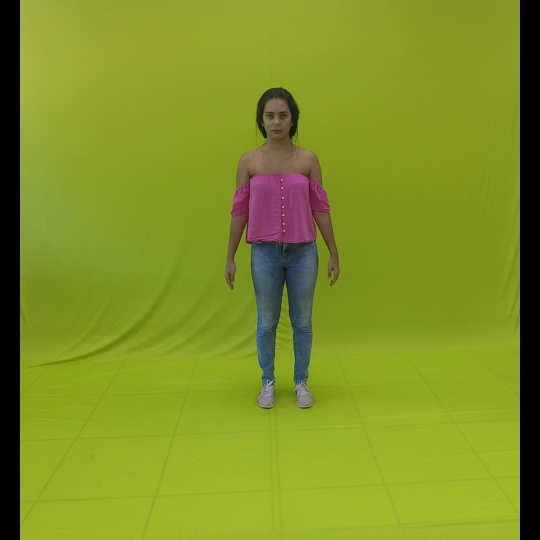
#> input picture model-deformation-render/tex/GOPR95340000000000.png, 1080 x 1080 px, found by its file name (shown at 1/2 size)
$ python draw.py
#> lines starting #> are read from the running program, lines starting #| are printed output that depends on the picture
import numpy as np
import cv2
import pdb

def draw_texture_line (c_ori,c_end,l,A,input_image,output_image):
    if c_ori > c_end:
        tp = c_ori
        c_ori = c_end
        c_end = tp


    for x in range(int(c_ori),int(c_end + 0.5)+1):
        if x > 0 and x < output_image.shape[1]:
              my_point = (A.dot(np.array([l,x,1.0]).T)).astype(int)
              if my_point[0] > 0 and my_point[0] < input_image.shape[0] and my_point[1] > 0 and my_point[1] < input_image.shape[1]:
                  output_image[l,x,:] = input_image[my_point[0],my_point[1],:]

def draw_triangle(tri,A,input_image,output_image):

    my_tri = tri.reshape((3,2))
    # sort points by y
    for i in range(3):
        v = np.copy(my_tri[i,:])
        id = i
        for j in range(i,3):
             if  my_tri[j,0] < v[0]:
                 v = np.copy(my_tri[j,:])
                 id  = j
        my_tri[id,:] = my_tri[i,:]
        my_tri[i,:] = v


    c_ori = my_tri[0,1]
    c_end = my_tri[0,1]

    # test colinear vertices

    if int(my_tri[0,0]) == int(my_tri[1,0]):
         c_end = my_tri[1,1]

    # no problem if coef is inf
    with np.errstate(all='ignore'):
        d0 = (my_tri[1,1] - my_tri[0,1])/(my_tri[1,0] - my_tri[0,0])
        d1 = (my_tri[2,1] - my_tri[0,1])/(my_tri[2,0] - my_tri[0,0])
        d2 = (my_tri[2,1] - my_tri[1,1])/(my_tri[2,0] - my_tri[1,0])

    for l in range(0,int(my_tri[2,0] + 1 - my_tri[0,0] + 0.5)):
        my_line = int(my_tri[0,0] + l)

        #if l == 14:
        #   pdb.set_trace()

        if my_line > 0 and my_line < output_image.shape[0]:
            #if abs(c_end - c_ori) > 100:
            #    pdb.set_trace()
            draw_texture_line (c_ori,c_end,my_line,A,input_image,output_image)


        if (my_tri[0,0] + l + 1) < my_tri[1,0] :
            c_ori = c_ori + d1
            c_end = c_end + d0

        elif (my_tri[0,0] + l) < my_tri[1,0]:
            c_ori = c_ori + d1
            c_end = my_tri[1,1]
        elif (my_tri[0,0] + l + 1) < my_tri[2,0]:
            c_ori = c_ori + d1
            c_end = c_end + d2
        elif int(my_tri[2,0]) == int(my_tri[1,0]):
            c_ori = my_tri[2,1]
            c_end = my_tri[1,1]


def warp_tri(tri1,tri2,input_image,output_image):
    A = cv2.getAffineTransform(tri2, tri1)
    #print A
    draw_triangle(tri2,A,input_image,output_image)


def test():

    input_image = cv2.imread("GOPR95340000000000.png")
#> input_image is the input picture: shape (1080, 1080, 3); mean B, G, R 36.3, 143.9, 127.6
    output_image = np.zeros_like(input_image)
    tri1 = np.float32([[540,540], [640,790], [990,940]])
    tri2 = np.float32([[540,540], [640,790], [990,940]])
    tri3 = np.float32([[400,200],[160,270], [400,400]])
    warpMat = cv2.getAffineTransform(tri2, tri1)
    warpMat2 = cv2.getAffineTransform(tri3, tri1)
    draw_triangle(tri2,warpMat,input_image,output_image)
    draw_triangle(tri3,warpMat2,input_image,output_image)
    cv2.imshow('ImageWindow', output_image)
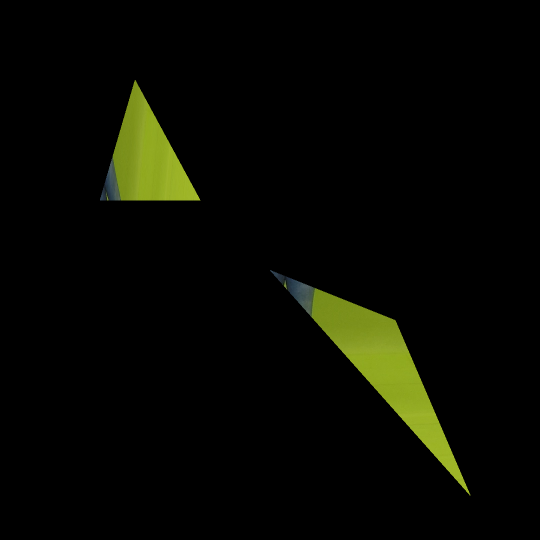
#> window 'ImageWindow': shape (1080, 1080, 3) (shown at 1/2 size); mean B, G, R 1.9, 8.2, 7
    cv2.waitKey()

if __name__ == '__main__':
    test()
